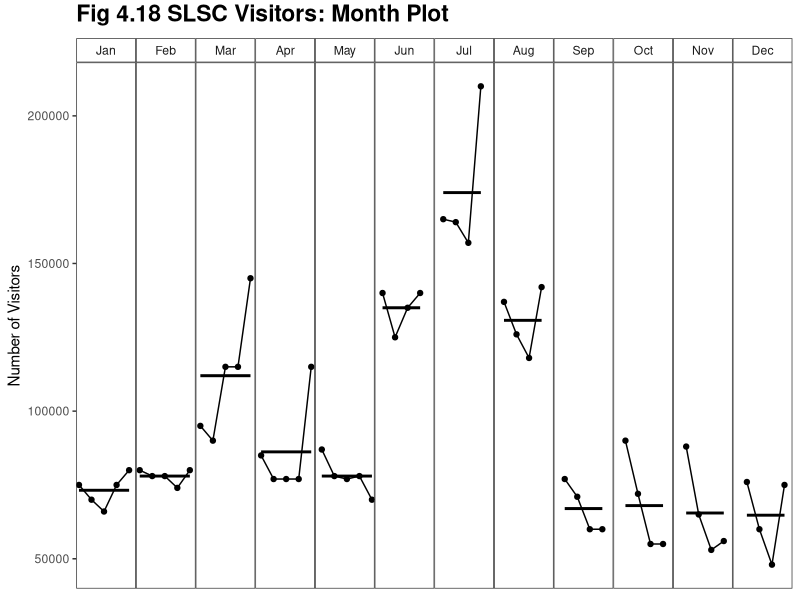
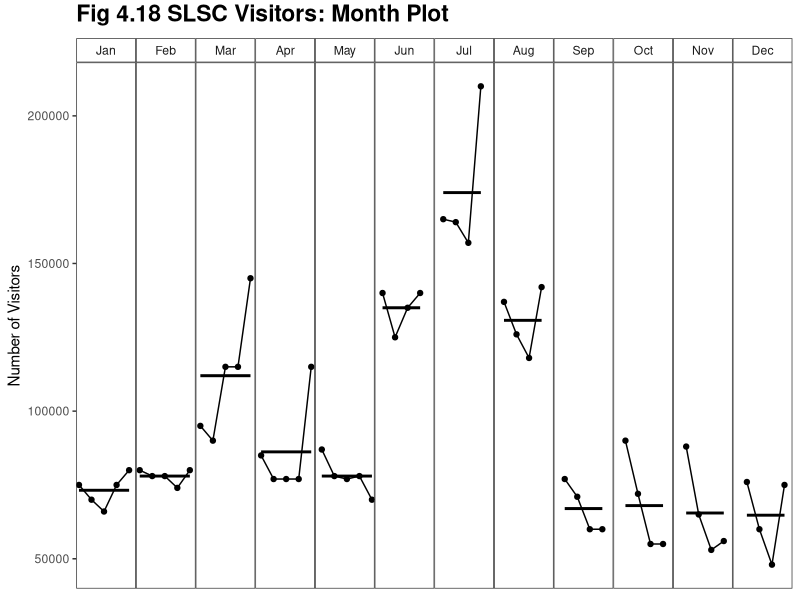

Write R code to recreate these figures, in order.
library(ggplot2)
library(reshape2)
library(grid)

this_base <- "fig04-18_slsc-visitors-month-plot"

data <- data.frame(
  time = seq(as.Date("1998-01-01"), as.Date("2002-05-01"), by = "month"),
  visitors = c(75, 80, 95, 85, 87, 140, 165, 137, 77, 90, 88, 
               76, 70, 78, 90, 77, 78, 125, 164, 126, 71, 72, 
               65, 60, 66, 78, 115, 77, 77, 135, 157, 118, 60, 
               55, 53, 48, 75, 74, 115, 77, 78, 140, 210, 142, 
               60, 55, 56, 75, 80, 80, 145, 115, 70)*1000)

data$month <- months(data$time, abbreviate = TRUE)
data$month <- factor(data$month, month.abb)
data$year <- as.numeric(format(data$time, format = "%Y")) 

data_long <- melt(data, c("month", "time", "year"))

p <- ggplot(data_long, aes(x = time, y = value)) +
  geom_point(aes(group = year)) +
  geom_line() +
  stat_smooth(method = "lm", formula = y ~ 1, se = FALSE, colour = "black") +
  facet_wrap(~ month, nrow = 1) +
  labs(x = NULL, y = "Number of Visitors") +
  ggtitle("Fig 4.18 SLSC Visitors: Month Plot") +
  theme_bw() +
  theme(panel.grid.major = element_blank(),
        panel.grid.minor = element_blank(),
        panel.margin = unit(0, "lines"),
        plot.title = element_text(size = rel(1.5), face = "bold", vjust = 1.5),
        axis.text.x = element_blank(),
        axis.ticks.x = element_blank(),
        strip.background = element_rect(fill = "white"))

p

ggsave(paste0(this_base, ".png"), p, width = 7, height = 6)

## pedantic: panel borders and position of x axis 
## note: my_data is estimated
